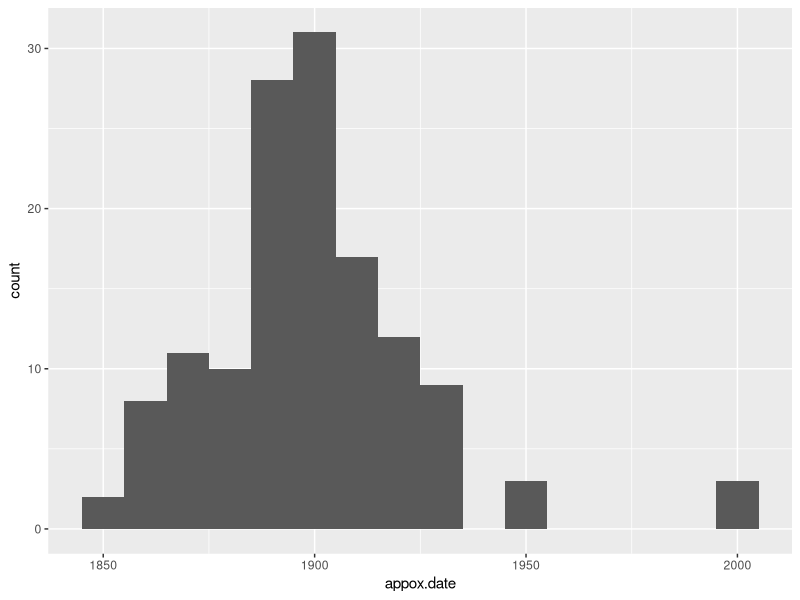
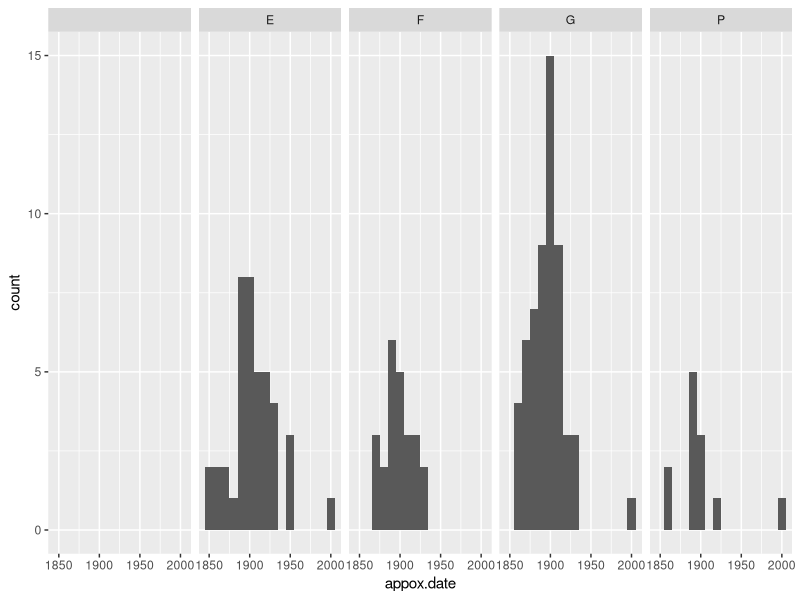
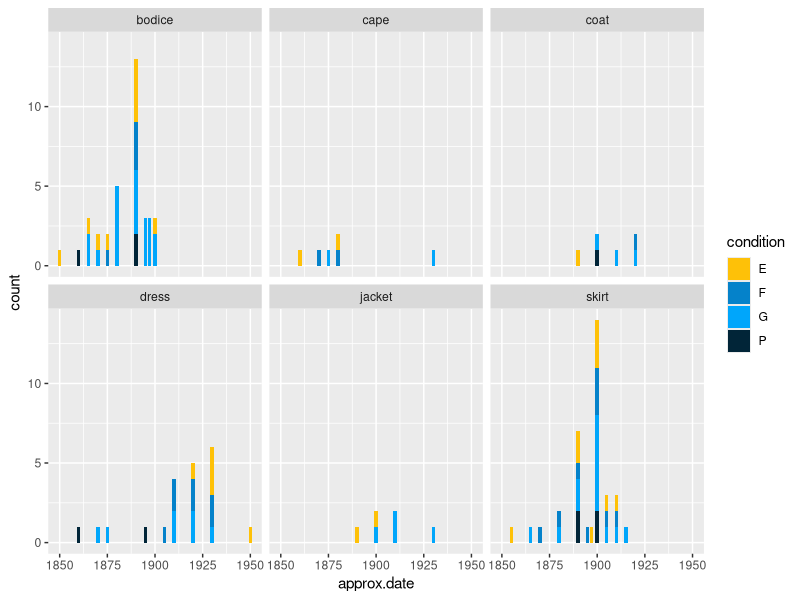
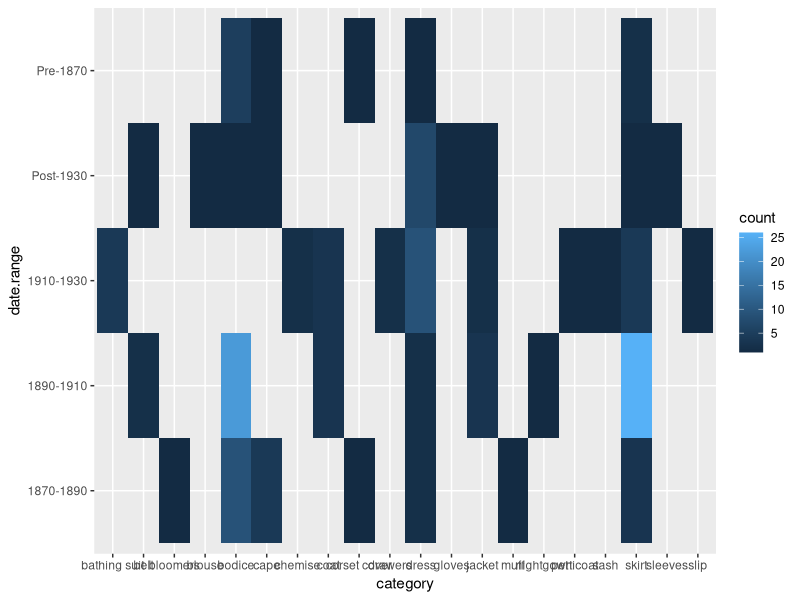

R code for these plots, in order:
## USING INITIAL BOX-OPENING TRACKING SHEET DATA

# packages, libraries, etc.
library(ggplot2)
library(tidyverse)

# import data from .csv

initial_data <- read.csv("box_data_initial.csv")

# plots of dates

dates_plot <- ggplot(initial_data) +
              geom_histogram(aes(appox.date),
                             binwidth = 10)
dates_plot

dates_conditions_plot <- ggplot(initial_data) +
                         geom_histogram(aes(appox.date),
                                        binwidth = 10) +
                         facet_grid(cols = vars(condition))
dates_conditions_plot

# removing some categories

limited_categories <- initial_data %>% 
  filter(category == "bodice" |
           category == "skirt" |
           category == "cape" |
           category == "coat" |
           category == "dress" |
           category == "jacket") %>% 
  filter(appox.date < 2000) %>% 
  mutate(approx.date = appox.date)


dates_conditions_categories_plot <- ggplot(limited_categories) +
                                    geom_bar(aes(approx.date, fill = condition)) +
                                    facet_wrap(vars(category)) +
                                    scale_fill_manual(values = c("E"= "#FEC108", "G" = "#00A6FB", "F" = "#0582CA", "P" = "#012538"),
                                                      na.value = "#EEF1EF")

dates_conditions_categories_plot


# HEATMAP
data <- initial_data %>% 
  mutate(approx.date = appox.date) %>% 
  select(-appox.date) %>% 
  filter(is.na(approx.date) == FALSE)

for (i in 1:nrow(data)) {
  if(data$approx.date[i] < 1870) {
    data$date.range[i] <- "Pre-1870"
  } else if (data$approx.date[i] >= 1870 & data$approx.date[i] < 1890) {
    data$date.range[i] <- "1870-1890"
  } else if (data$approx.date[i] >= 1890 & data$approx.date[i] < 1910) {
    data$date.range[i] <- "1890-1910"
  } else if (data$approx.date[i] >= 1910 & data$approx.date[i] < 1930) {
    data$date.range[i] <- "1910-1930"
  } else if (data$approx.date[i] >= 1930) {
    data$date.range[i] <- "Post-1930"
  }
}

heatmap_data <- data %>% 
  group_by(category, date.range) %>% 
  summarise(count = n()) 

ggplot(heatmap_data) +
  geom_tile(aes(category, date.range, fill = count))
